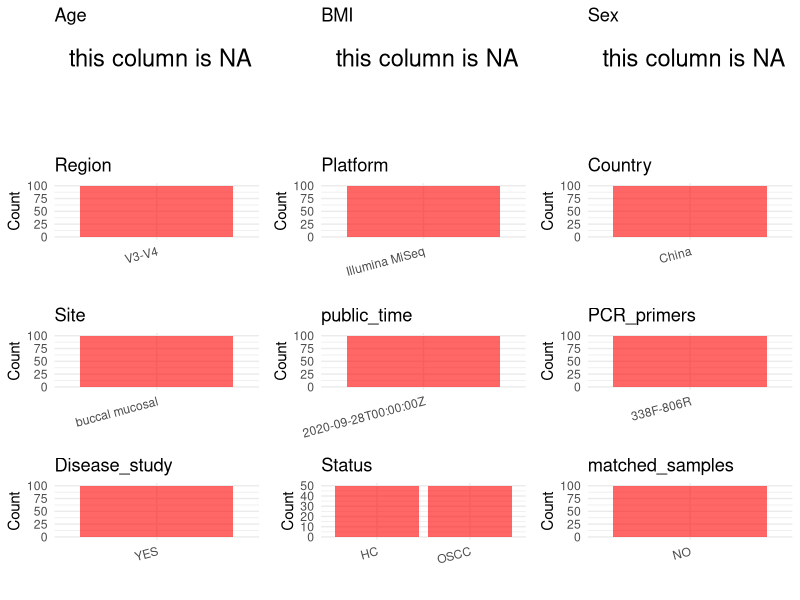

This chart was generated by the following R code: (Note: this script raises an error after producing the figure.)
## ---- chunk 1
# Load necessary libraries
library(dplyr)
library(ggplot2)
library(cowplot)

# Set working directory (update this path to your local directory)
setwd("D:/studylearning/董彪师兄项目/任务4_20251009/PRJNA533177")

# Read the initial metadata files
initial_meta<-read.csv("SraRunTable.csv",header = T)

# Display the first few rows of the metadata
head(initial_meta)
## ---- chunk 2
# Create a uniform metadata dataframe
metadata <- data.frame(
  BioProject = initial_meta$BioProject,
  Run = initial_meta$Run,
  sample_name = initial_meta$Sample.Name,
  Age = NA,
  BMI = NA,
  Sex= NA,
  Region = "V3-V4",
  Platform = initial_meta$Instrument,
  Country = initial_meta$geo_loc_name_country,
  Site = "buccal mucosal",
  public_time = initial_meta$ReleaseDate,
  stringsAsFactors = FALSE
)
## ---- chunk 3
# Add information obtained from the publication
metadata$PCR_primers <- "338F-806R"  # Update based on the publication
metadata$title <- "The Oral Microbiota May Have Influence on Oral Cancer"
metadata$Disease_study <- "YES"
metadata <- metadata %>% 
  mutate(Status=case_when(
    grepl("control",sample_name)~"HC",
    grepl("case",sample_name)~"OSCC"
  ))

#extract subject id by remove prefix of sample_name
#metadata$sample_name <- gsub("_st|_sal", "", metadata$sample_name)

# Check initial data distribution
cat("Initial sample distribution:\n")
table(metadata$sample_name)
table(metadata$Site)

# Calculate sampling frequency per subject
sample_counts <- table(metadata$sample_name)
cat("\nNumber of samples per subject:\n")
print(sample_counts)

# Create matched_samples column
metadata$matched_samples <- ifelse(metadata$sample_name %in% names(sample_counts[sample_counts >= 2]), "YES", "NO")

cat("\nMatched samples distribution:\n")
table(metadata$matched_samples)

# Identify samples for removal: single samples excluding buccal mucosal 
single_samples <- names(sample_counts[sample_counts == 1])
samples_to_remove <- metadata$sample_name %in% single_samples & !(metadata$Site %in% c("buccal mucosal"))

cat("\nNumber of samples to be removed:", sum(samples_to_remove), "\n")

# Remove identified samples
metadata_clean <- metadata[!samples_to_remove, ]

cat("\nFinal sample distribution after cleaning:\n")
table(metadata_clean$sample_name)
table(metadata_clean$Site)
table(metadata_clean$matched_samples)

# Use cleaned dataset for subsequent analysis
metadata <- metadata_clean
## ---- chunk 4
# Check the number of unique runs and sample names
print(paste("Number of unique runs:", length(unique(metadata$Run))))
print(paste("Number of unique sample names:", length(unique(metadata$sample_name))))
## ---- chunk 5
# Select columns for visualization
plot_data <- metadata %>%
  select(-BioProject, -Run, -sample_name, -title)

# Function to create simple plots for each column
create_simple_plots <- function(data) {
  plots <- list()
  
  for (col in colnames(data)) {
    # Check if the column is all NA
    if (all(is.na(data[[col]]))) {
      # Create an empty plot with text indicating all NA
      p <- ggplot() +
        annotate("text", x = 0.5, y = 0.5, label = "this column is NA", size = 6) +
        labs(title = col) +
        theme_void()
    } else if (is.numeric(data[[col]])) {
      # Numeric variable: histogram
      p <- ggplot(data, aes(x = .data[[col]])) +
        geom_histogram(fill = "blue", alpha = 0.6, bins = 20, na.rm = TRUE) +
        labs(title = col) +
        theme_minimal()
    } else {
      # Categorical variable: bar plot (remove NA values)
      count_data <- as.data.frame(table(data[[col]], useNA = "ifany"))
      p <- ggplot(count_data, aes(x = reorder(Var1, -Freq), y = Freq)) +
        geom_col(fill = "red", alpha = 0.6) +
        labs(title = col, x = NULL, y = "Count") +
        theme_minimal() +
        theme(axis.text.x = element_text(angle = 15, hjust = 1))
    }
    plots[[col]] <- p
  }
  
  return(plots)
}

# Generate and arrange plots
plots <- create_simple_plots(plot_data)
p<-plot_grid(plots$Age, 
          plots$BMI, 
          plots$Sex, 
          plots$Region, 
          plots$Platform, 
          plots$Country, 
          plots$Site,
          plots$public_time, 
          plots$PCR_primers,
          plots$Disease_study,
          plots$Status,
          plots$matched_samples,# add 
          ncol = 3, align = "hv", axis = "lb")
ggsave("Metadata_Summary.png", plot = p, width = 8, height = 6, dpi = 150, bg = "white")
## ---- chunk 6
knitr::include_graphics("Metadata_Summary.png")
## ---- chunk 7
# Reorder columns to match the desired format
metadata <- metadata[, c(
  "BioProject", "Run", "sample_name", "Age", "BMI", "Sex", 
  "Region", "Platform", "Country", "Site", "public_time", 
  "PCR_primers", "title", "Disease_study", "Status","matched_samples"
)]

# Export the uniform metadata to a CSV file
write.csv(metadata, file = "metadata.csv", quote = FALSE)
head(metadata)
